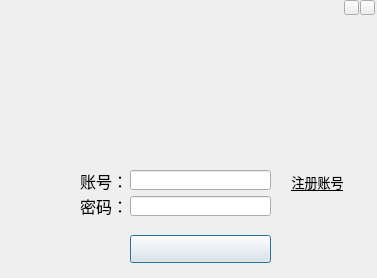
<?xml version="1.0" encoding="UTF-8"?>
<ui version="4.0">
 <class>LoginWindow</class>
 <widget class="QDialog" name="LoginWindow">
  <property name="geometry">
   <rect>
    <x>0</x>
    <y>0</y>
    <width>377</width>
    <height>278</height>
   </rect>
  </property>
  <property name="palette">
   <palette>
    <active>
     <colorrole role="WindowText">
      <brush brushstyle="SolidPattern">
       <color alpha="255">
        <red>0</red>
        <green>0</green>
        <blue>0</blue>
       </color>
      </brush>
     </colorrole>
    </active>
    <inactive>
     <colorrole role="WindowText">
      <brush brushstyle="SolidPattern">
       <color alpha="255">
        <red>0</red>
        <green>0</green>
        <blue>0</blue>
       </color>
      </brush>
     </colorrole>
    </inactive>
    <disabled>
     <colorrole role="WindowText">
      <brush brushstyle="SolidPattern">
       <color alpha="255">
        <red>120</red>
        <green>120</green>
        <blue>120</blue>
       </color>
      </brush>
     </colorrole>
    </disabled>
   </palette>
  </property>
  <property name="windowTitle">
   <string>登录</string>
  </property>
  <property name="windowIcon">
   <iconset resource="res.qrc">
    <normaloff>:/images/icon/res/ico.ico</normaloff>:/images/icon/res/ico.ico</iconset>
  </property>
  <property name="styleSheet">
   <string notr="true"/>
  </property>
  <property name="modal">
   <bool>false</bool>
  </property>
  <widget class="QLabel" name="label">
   <property name="geometry">
    <rect>
     <x>80</x>
     <y>170</y>
     <width>51</width>
     <height>21</height>
    </rect>
   </property>
   <property name="font">
    <font>
     <family>楷体</family>
     <pointsize>12</pointsize>
    </font>
   </property>
   <property name="text">
    <string>账号：</string>
   </property>
  </widget>
  <widget class="QLabel" name="label_2">
   <property name="geometry">
    <rect>
     <x>80</x>
     <y>196</y>
     <width>54</width>
     <height>20</height>
    </rect>
   </property>
   <property name="font">
    <font>
     <family>楷体</family>
     <pointsize>12</pointsize>
    </font>
   </property>
   <property name="text">
    <string>密码：</string>
   </property>
  </widget>
  <widget class="QPushButton" name="loginButton">
   <property name="geometry">
    <rect>
     <x>130</x>
     <y>235</y>
     <width>141</width>
     <height>28</height>
    </rect>
   </property>
   <property name="styleSheet">
    <string notr="true"/>
   </property>
   <property name="text">
    <string/>
   </property>
  </widget>
  <widget class="QLineEdit" name="accountLineEdit">
   <property name="geometry">
    <rect>
     <x>130</x>
     <y>170</y>
     <width>141</width>
     <height>20</height>
    </rect>
   </property>
  </widget>
  <widget class="QLineEdit" name="passwordLineEdit">
   <property name="geometry">
    <rect>
     <x>130</x>
     <y>196</y>
     <width>141</width>
     <height>20</height>
    </rect>
   </property>
   <property name="echoMode">
    <enum>QLineEdit::Password</enum>
   </property>
  </widget>
  <widget class="QLabel" name="loginStatusLabel">
   <property name="geometry">
    <rect>
     <x>133</x>
     <y>217</y>
     <width>141</width>
     <height>16</height>
    </rect>
   </property>
   <property name="palette">
    <palette>
     <active>
      <colorrole role="Text">
       <brush brushstyle="SolidPattern">
        <color alpha="255">
         <red>255</red>
         <green>0</green>
         <blue>0</blue>
        </color>
       </brush>
      </colorrole>
      <colorrole role="ButtonText">
       <brush brushstyle="SolidPattern">
        <color alpha="255">
         <red>255</red>
         <green>0</green>
         <blue>0</blue>
        </color>
       </brush>
      </colorrole>
     </active>
     <inactive>
      <colorrole role="Text">
       <brush brushstyle="SolidPattern">
        <color alpha="255">
         <red>255</red>
         <green>0</green>
         <blue>0</blue>
        </color>
       </brush>
      </colorrole>
      <colorrole role="ButtonText">
       <brush brushstyle="SolidPattern">
        <color alpha="255">
         <red>255</red>
         <green>0</green>
         <blue>0</blue>
        </color>
       </brush>
      </colorrole>
     </inactive>
     <disabled>
      <colorrole role="Text">
       <brush brushstyle="SolidPattern">
        <color alpha="255">
         <red>120</red>
         <green>120</green>
         <blue>120</blue>
        </color>
       </brush>
      </colorrole>
      <colorrole role="ButtonText">
       <brush brushstyle="SolidPattern">
        <color alpha="255">
         <red>120</red>
         <green>120</green>
         <blue>120</blue>
        </color>
       </brush>
      </colorrole>
     </disabled>
    </palette>
   </property>
   <property name="font">
    <font>
     <family>楷体</family>
    </font>
   </property>
   <property name="text">
    <string/>
   </property>
  </widget>
  <widget class="QPushButton" name="minButton">
   <property name="geometry">
    <rect>
     <x>344</x>
     <y>0</y>
     <width>15</width>
     <height>15</height>
    </rect>
   </property>
   <property name="text">
    <string/>
   </property>
  </widget>
  <widget class="QPushButton" name="closeButton">
   <property name="geometry">
    <rect>
     <x>360</x>
     <y>0</y>
     <width>15</width>
     <height>15</height>
    </rect>
   </property>
   <property name="text">
    <string/>
   </property>
  </widget>
  <widget class="QPushButton" name="registerButton">
   <property name="geometry">
    <rect>
     <x>280</x>
     <y>170</y>
     <width>75</width>
     <height>23</height>
    </rect>
   </property>
   <property name="font">
    <font>
     <family>楷体</family>
     <pointsize>10</pointsize>
     <underline>true</underline>
    </font>
   </property>
   <property name="cursor">
    <cursorShape>PointingHandCursor</cursorShape>
   </property>
   <property name="text">
    <string>注册账号</string>
   </property>
   <property name="flat">
    <bool>true</bool>
   </property>
  </widget>
  <zorder>minButton</zorder>
  <zorder>closeButton</zorder>
  <zorder>label</zorder>
  <zorder>label_2</zorder>
  <zorder>loginButton</zorder>
  <zorder>accountLineEdit</zorder>
  <zorder>passwordLineEdit</zorder>
  <zorder>loginStatusLabel</zorder>
  <zorder>registerButton</zorder>
 </widget>
 <layoutdefault spacing="6" margin="11"/>
 <resources>
  <include location="res.qrc"/>
 </resources>
 <connections>
  <connection>
   <sender>minButton</sender>
   <signal>clicked()</signal>
   <receiver>LoginWindow</receiver>
   <slot>showMinimized()</slot>
   <hints>
    <hint type="sourcelabel">
     <x>350</x>
     <y>8</y>
    </hint>
    <hint type="destinationlabel">
     <x>206</x>
     <y>23</y>
    </hint>
   </hints>
  </connection>
 </connections>
</ui>
